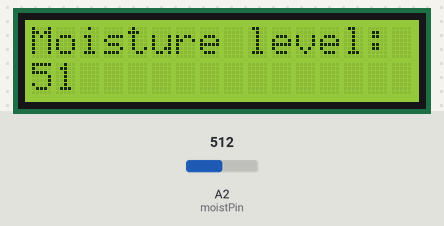
Bench run of a sketch on a simulated Arduino Uno, built with avr-gcc and run on an emulated ATmega328P. Parts: 16×2 character LCD. The test bench sets the inputs (shaded band); at power-on: A2 (moistPin) = 512. What the sketch prints to the serial monitor is not drawn.

Above: at 1.27 s.
1.3 s: A2 (moistPin) set to 716
At 1.53 s:
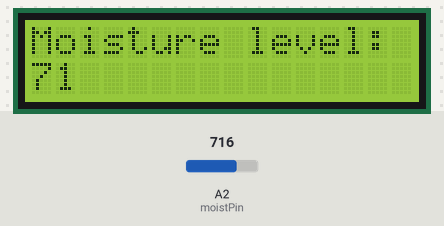
4.3 s: A2 (moistPin) set to 900
At 4.57 s:
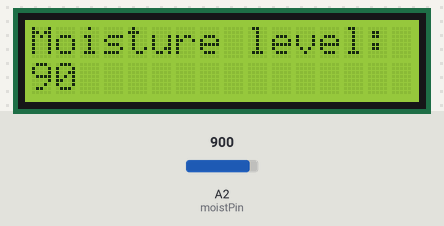
5.8 s: A2 (moistPin) set to 1023
At 6.36 s:
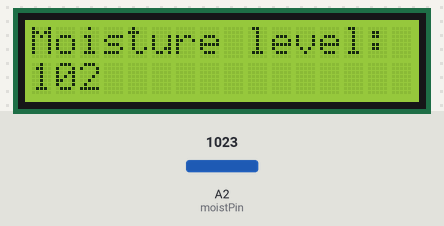
Timing chart, 0 to 8.8 s (numbered marks = the images above; inputs shaded):
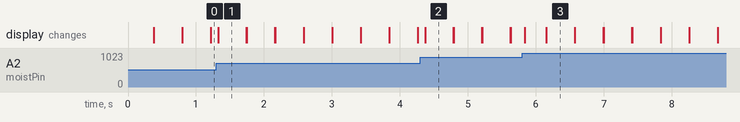

The sketch:

moisture_sensor.ino
```cpp
#include <LiquidCrystal.h>
#include <SoftwareSerial.h>

int moistPin=A2;
int val,moist;
LiquidCrystal lcd(12,11,2,3,4,5);
void setup()
{
  Serial.begin(9600);
  lcd.begin(16, 2);
}

void loop()
{
  val=analogRead(moistPin);
  moist=map(val,0,100,0,10);    //change these values accordingly
  Serial.println(val);
  lcd.print("Moisture level:");
  lcd.setCursor(0,1);
  lcd.print(moist);
  delay(100);
  lcd.clear();
}
```

Measured:
- after the input at 1.3 s, the display: changes at once (image 1)
- after the input at 4.3 s, the display: changes after 0.07 s (image 2)
- after the input at 5.8 s, the display: changes at once (image 3)
- what the display in image 1 shows lasts 0.4 s, from 1.3 s to 1.7 s
